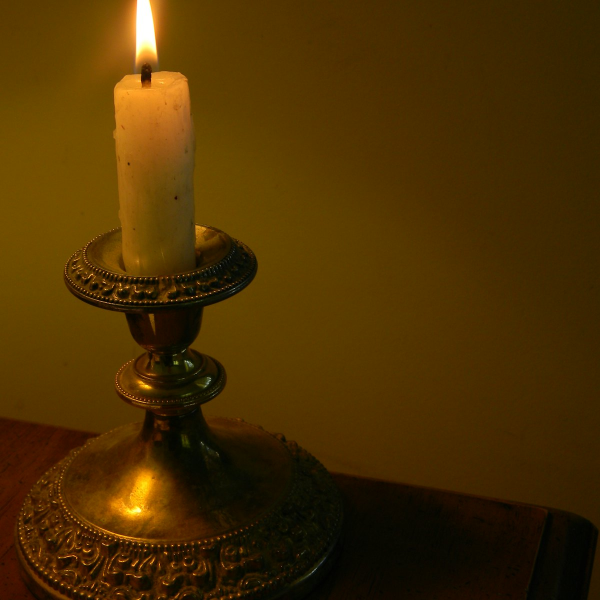
#> input picture media/base-metalica-vela.jpg, 1200 x 1200 px (shown at 1/2 size); its folder holds 4 pictures in this run
$ python optimize-images.py
#> lines starting #> are read from the running program, lines starting #| are printed output that depends on the picture
# Make the light copies of every photo the pages actually serve.
#   python tools/optimize-images.py
# media/<name>.jpg (the 1200px original) -> media/w/<name>-480.webp, -800.webp, -1200.webp
# build.mjs points each <img> at them through srcset; the JPG stays as the fallback src.
# Re-run after adding or replacing a photo in media/.
import os
from PIL import Image

ROOT = os.path.dirname(os.path.dirname(os.path.abspath(__file__)))
SRC, OUT = os.path.join(ROOT, 'media'), os.path.join(ROOT, 'media', 'w')
WIDTHS = (480, 800, 1200)
os.makedirs(OUT, exist_ok=True)

before = after = 0
for name in sorted(os.listdir(SRC)):
    if not name.lower().endswith(('.jpg', '.jpeg', '.png')):
        continue
    stem = os.path.splitext(name)[0]
    im = Image.open(os.path.join(SRC, name)).convert('RGB')
#> im is the input picture: PIL image 1200x1200 RGB; mean R, G, B 74.8, 47.1, 2
    before += os.path.getsize(os.path.join(SRC, name))
    for w in WIDTHS:
        if w > im.width:
            continue
        h = round(im.height * w / im.width)
        dest = os.path.join(OUT, f'{stem}-{w}.webp')
        im.resize((w, h), Image.LANCZOS).save(dest, 'WEBP', quality=76, method=6)
        if w == 800:
            after += os.path.getsize(dest)
#> this loop made 3 passes
#> pass 1, `im.resize((w, h), Image.LANCZOS).save(dest, 'WEBP', quality=76, method..`:
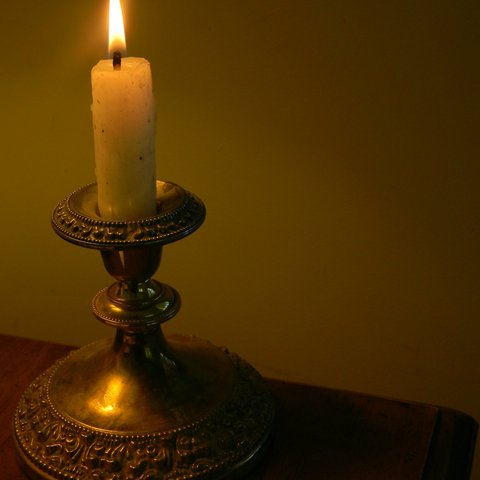
#> saved as base-metalica-vela-480.webp: PIL image 480x480 RGB; mean R, G, B 74.8, 47.1, 2
#> after the loop, after = 17968
#> pass 2 of the loop `for name in sorted(os.listdir(SRC)):`:
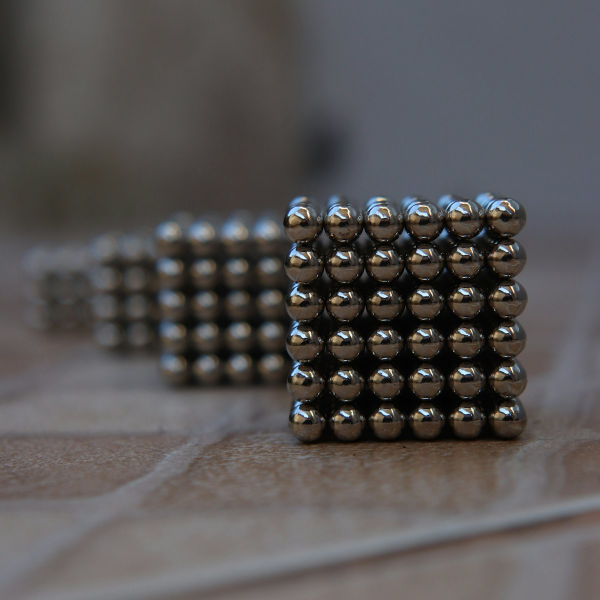
#> input picture media/biomagnetismo.jpg, 1200 x 1200 px (shown at 1/2 size)
#> im is the input picture: PIL image 1200x1200 RGB; mean R, G, B 87, 84.1, 84.1
#> the loop `for w in WIDTHS:` made 3 passes
#> after on pass 2: 44446
#> pass 1, `im.resize((w, h), Image.LANCZOS).save(dest, 'WEBP', quality=76, method..`:
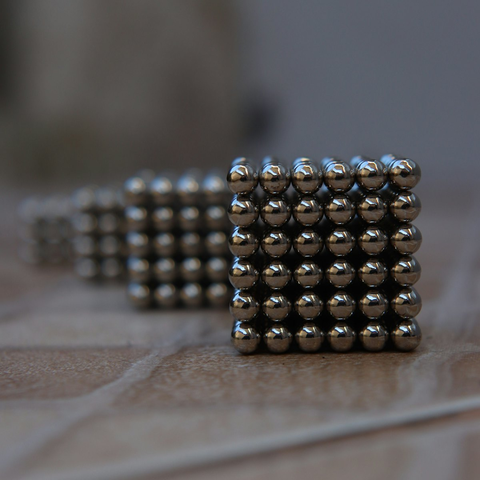
#> saved as biomagnetismo-480.webp: PIL image 480x480 RGB; mean R, G, B 87, 84.1, 84
#> after the loop `for w in WIDTHS:`: after = 44446
#> pass 3 of the loop `for name in sorted(os.listdir(SRC)):`:
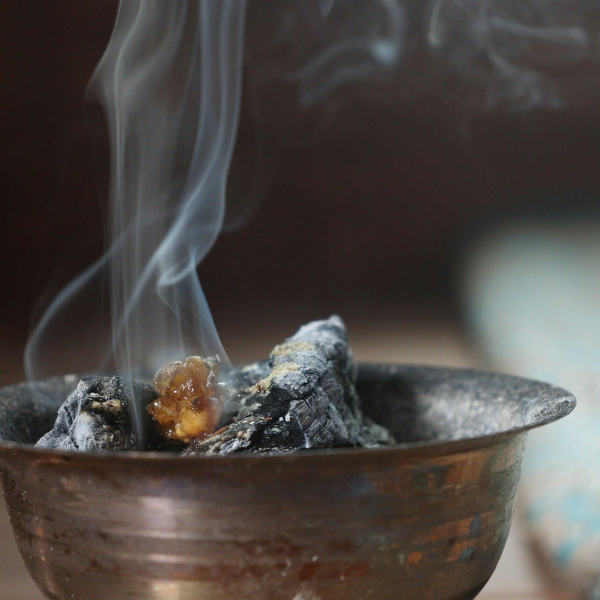
#> input picture media/carbon-compactado.jpg, 1200 x 1200 px (shown at 1/2 size)
#> im is the input picture: PIL image 1200x1200 RGB; mean R, G, B 76.9, 71.5, 67.8
#> the loop `for w in WIDTHS:` made 3 passes
#> after on pass 2: 67958
#> pass 1, `im.resize((w, h), Image.LANCZOS).save(dest, 'WEBP', quality=76, method..`:
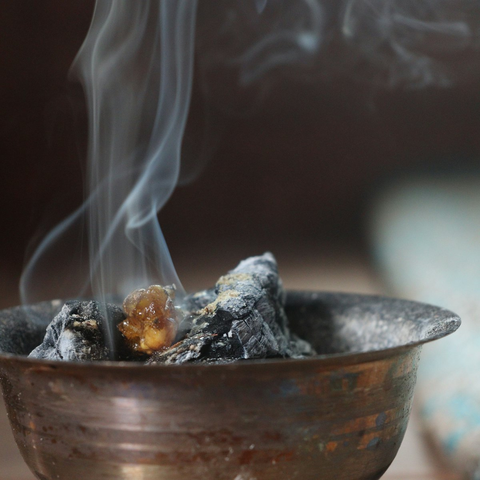
#> saved as carbon-compactado-480.webp: PIL image 480x480 RGB; mean R, G, B 76.9, 71.5, 67.8
#> after the loop `for w in WIDTHS:`: after = 67958
#> the loop made 5 passes; the first 3 are shown

# The logo emblem is drawn at 32-96px; a 192px copy covers 2x screens.
logo = os.path.join(ROOT, 'design-system', 'assets', 'logo-emblem.png')
small = os.path.join(ROOT, 'design-system', 'assets', 'logo-emblem-192.png')
#> (the run stopped early here; a loop or call above may not have finished)
